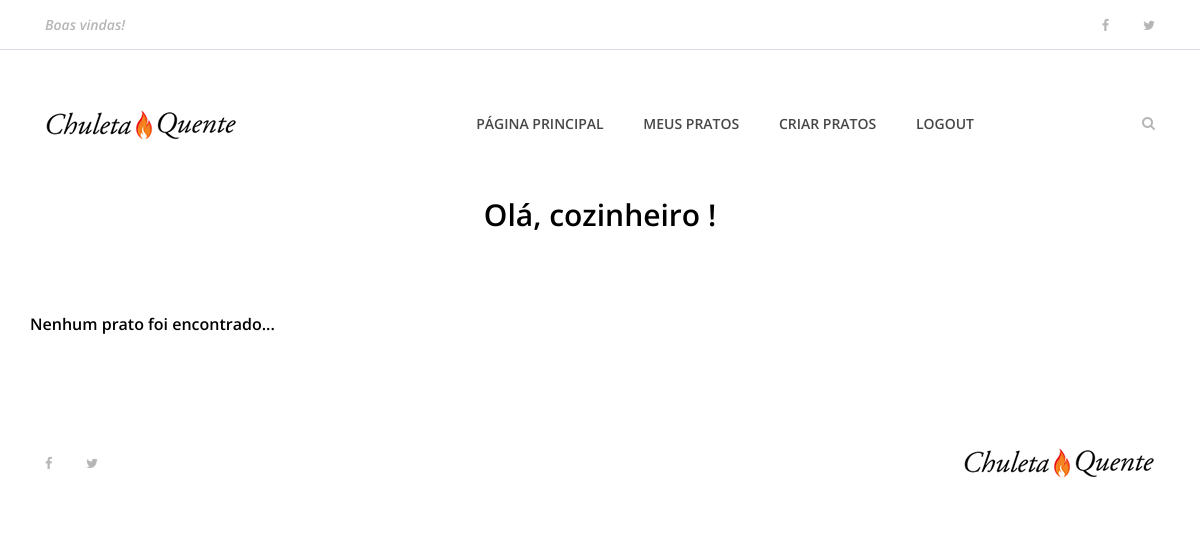
The app's page /dashboard (signed in), older data.
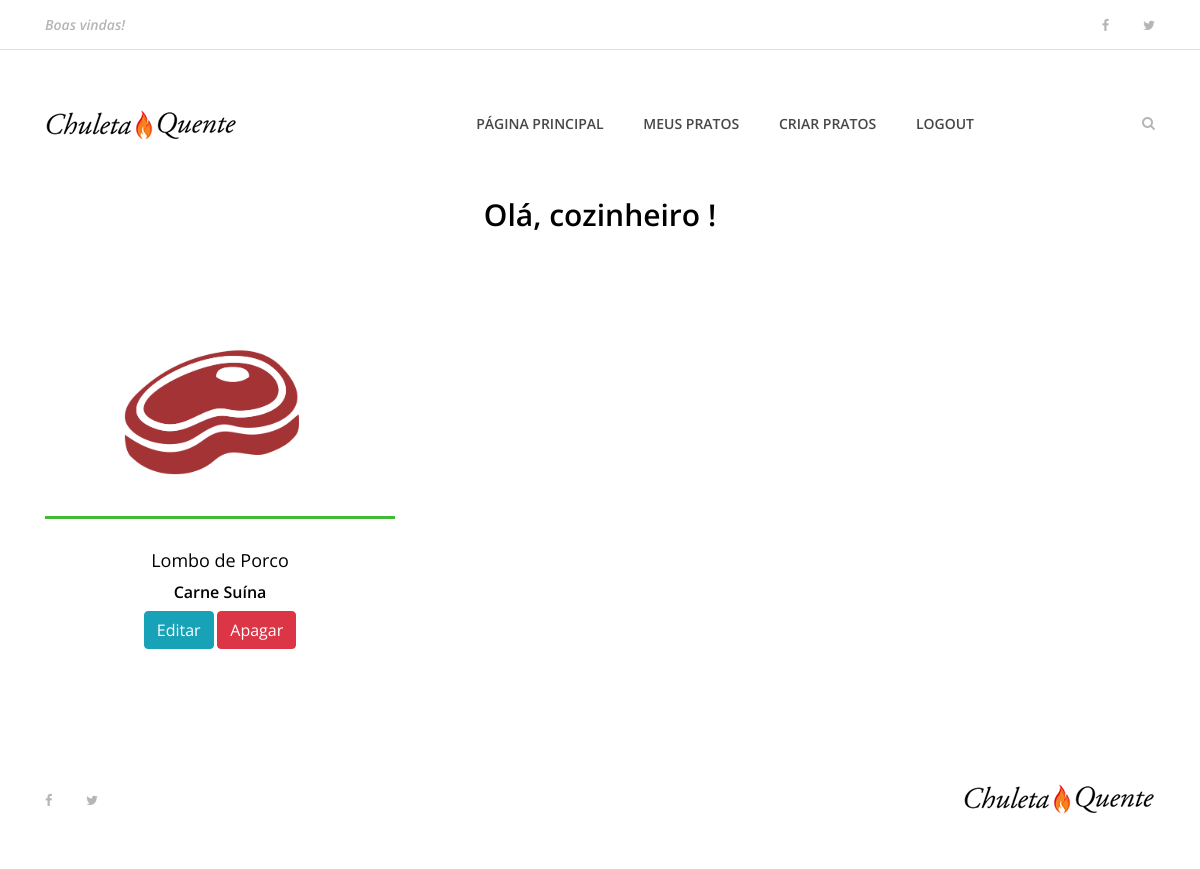
The same page, newer data.
### churras/models.py (models this page shows, shortened)
class Prato(models.Model):
    nome_prato = models.CharField(max_length=100)
    ingredientes = models.TextField()
    modo_preparo = models.CharField()
    tempo_preparo = models.IntegerField()
    rendimento = models.CharField(max_length=10)
    categoria = models.CharField(max_length=100)
    date_prato = models.DateTimeField(default=datetime.now, blank=True)
    funcionario = models.ForeignKey(User, on_delete=models.CASCADE)
    publicado = models.BooleanField(default=False)
    foto_prato = models.ImageField(upload_to=get_file_path, blank=True)

### usuarios/views.py (the view)
# urls.py: path('dashboard', dashboard, name='dashboard'),
def dashboard(request):
    if request.user.is_authenticated:
        id = request.user.id
        pratos = Prato.objects.order_by('-date_prato').filter( funcionario_id=id)
        paginator = Paginator(pratos, 3)
        page = request.GET.get('page')
        pratos_por_pagina=paginator.get_page(page)
        dados = { 'lista_pratos': pratos_por_pagina}
        return render(request, 'dashboard.html', dados)
    else:
        return redirect('index')

### templates/dashboard.html (shortened to what this page needs)
{% extends 'base.html' %}
{% load static %}
{% block content %}
    {% include 'partials/menu.html' %}
    <div class="contact-area section-padding-0-5">
        <div class="container">
            <div class="row">
                <div class="col-12">
                    <div class="section-heading">
                        <h3>Olá, {{ user.username }} !</h3>
                    </div>
                </div>
            </div>
        </div>
    </div>
     <section class="best-receipe-area">
        <div class="container">
            <div class="row">
                {% if lista_pratos %}
                {% for prato in lista_pratos %}
                <div class="col-12 col-sm-6 col-lg-4">
                    <div class="single-best-receipe-area mb-30">
                        {% if prato.foto_prato == '' %}
                            <img src="{% static 'img/bg-img/foto_receita.png' %}" alt="">
                        {% else %}
                            <img src="{{ prato.foto_prato.url }}" alt="">
                        {% endif %}
                        <div class="receipe-content">
                            <a href="{% url 'churrasco' prato.id %}">
                                <h5>{{ prato.nome_prato }}</h5>
                                <h6>{{ prato.categoria }}</h5>
                            </a>
                            <a href="{% url 'edita_prato' prato.id %}" type="button" class="btn btn-info"> Editar </a>
                            <a href="{% url 'deleta_prato' prato.id %}" type="button" class="btn btn-danger">Apagar</a>
                        </div>
                    </div>
                </div>
                {% endfor %}
                {% else %}
                    <h6>Nenhum prato foi encontrado...</h6>
                {% endif %}
            </div>
        </div>
    </section>
    {% include 'partials/footer.html' %}
{% endblock %}

Row changes from the older to the newer data that the page shows:
now on this page (row edited): Prato: nome_prato "Lombo de Porco", categoria "Carne Suína"
Text that changed along with them:
text no longer shown: "Nenhum prato foi encontrado..."
